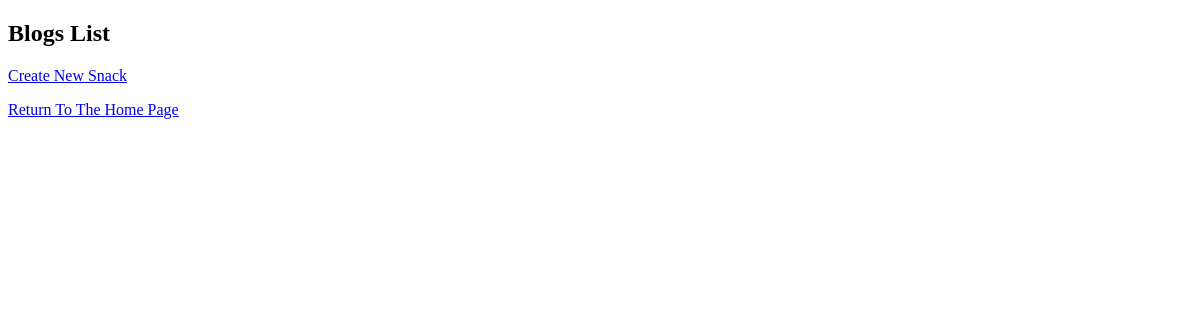
Before: / with the older database file.
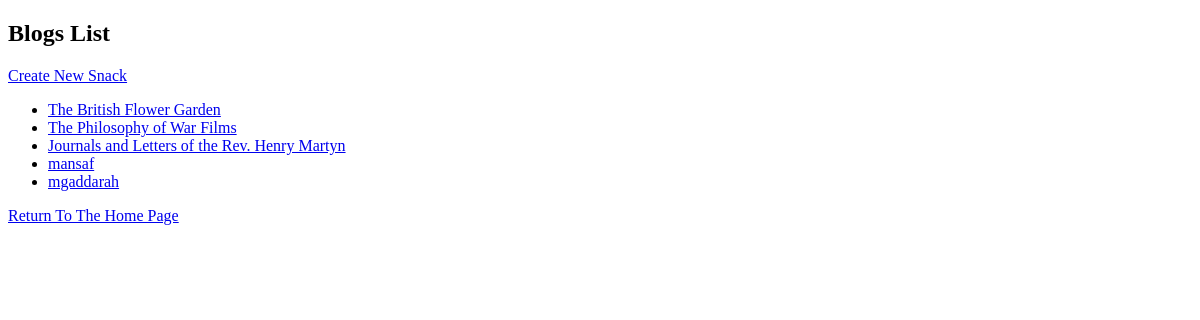
After: the same page with the newer database file.
### blog/models.py (models this page shows, shortened)
class Post(models.Model):
    title = models.CharField(max_length=64)
    author = models.ForeignKey('auth.user', on_delete=models.CASCADE)
    body = models.TextField()

### blog/views.py (the view)
# urls.py: path('',BlogListView.as_view(),name='blogs'),
class BlogListView(ListView):
    template_name = 'blogs.html'
    model = Post

### templates/blogs.html
{% extends 'base.html' %}
{% block content %}
  <h2>Blogs List</h2>
  <a href="{% url 'create_blog' %}">Create New Snack</a>
  <ul>
    {% for blog in object_list %}
      <li><a href="{% url 'blog_details' blog.id %}">{{ blog.title }}</a></li>
    {% endfor %}
  </ul>
{% endblock content %}

### templates/base.html (shortened to what this page needs)
<!DOCTYPE html>
<html lang="en">
<head>
</head>
<body>
  {% block content %}{% endblock content %}
  <a href="{% url 'blogs' %}">Return To The Home Page</a>
</body>
</html>

Changed rows visible on the page:
added Post: title "The British Flower Garden"
added Post: title "The Philosophy of War Films"
added Post: title "Journals and Letters of the Rev. Henry Martyn"
added Post: title "mansaf"
added Post: title "mgaddarah"
